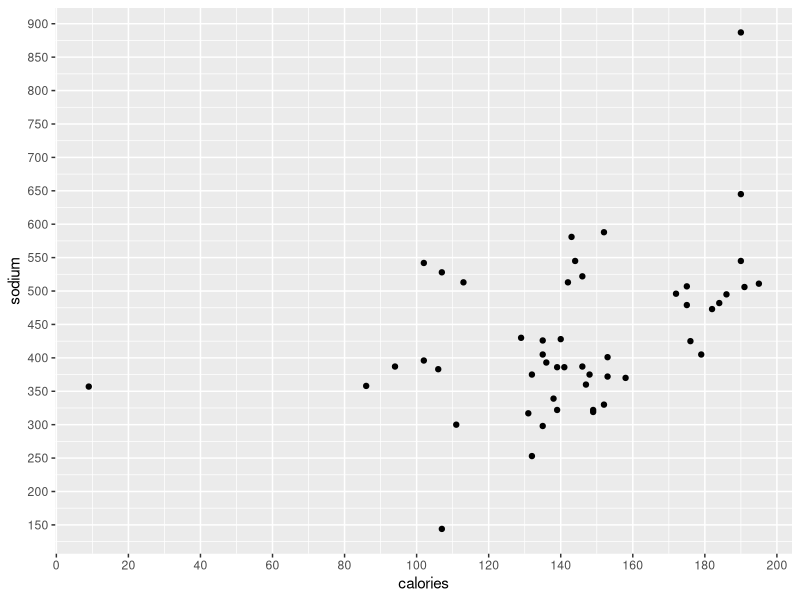
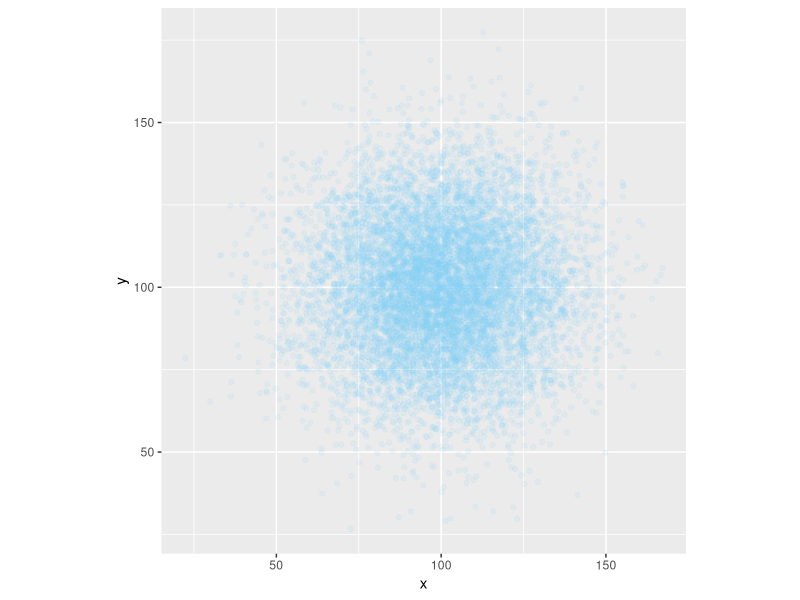
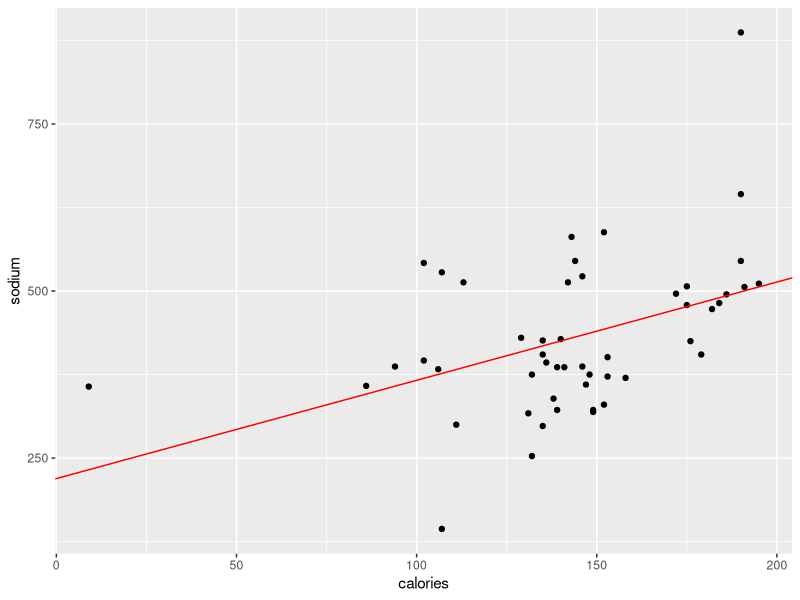

These figures' R source, in order:
## ---- chunk 1
library(tidyverse)
library(readxl) # считывание данных в формате Excel
library(stringr) # операции со строками
## ---- chunk 2
hotdogs <- read_excel('data/hotdogs.xlsx', sheet = 'data')
## ---- chunk 3
head(hotdogs, n = 5) # посмотрим первые 5 строк
## ---- chunk 4
str(hotdogs)
## ---- chunk 5
dim(hotdogs)
## ---- chunk 6
names(hotdogs)
## ---- chunk 7

names(hotdogs) <- str_to_lower(names(hotdogs))

head(hotdogs)
## ---- chunk 8
summary(hotdogs)
## ---- chunk 9

# Калорийность в исходных единицах (ккал):
hotdogs$calories

## ---- chunk 10
# Калорийность в кДж
round(hotdogs$calories * 4.184)

## ---- chunk 11
# Соотношение Na и калорийности:

hotdogs$sodium_ratio = hotdogs$sodium / hotdogs$calories

head(hotdogs)
## ---- chunk 12
high_sodium <- subset(hotdogs, sodium_ratio > 4 & type == 'Poultry')
high_sodium
## ---- chunk 13

high_sodium[ , c(1, 4)]

## ---- chunk 14

high_sodium[ , -c(2, 3)]

## ---- chunk 15

high_sodium[ , c('type', 'sodium_ratio')]

## ---- chunk 16

mean(hotdogs$sodium)

## ---- chunk 17

mean(hotdogs$sodium, na.rm = TRUE)

## ---- chunk 18

subset(hotdogs, is.na(sodium) | is.na(calories)) # можно не указывать sodium_ratio, т.к. он будет пустым если в любом из этих столбцов было NA
## ---- chunk 19

hotdogs_complete <- 
  subset(hotdogs, !is.na(sodium) & !is.na(calories))

# Размер исходной таблицы
dim(hotdogs)

# Размер очищенной таблицы
dim(hotdogs_complete)

## ---- chunk 20
complete.cases(hotdogs)
## ---- chunk 21

hotdogs_complete2 <- 
  subset(hotdogs, complete.cases(hotdogs))

dim(hotdogs_complete2)

## ---- chunk 22
min_sodium <- quantile(hotdogs_complete$sodium, 
                       probs = 0.025, 
                       na.rm = TRUE)
min_sodium

max_sodium <- quantile(hotdogs_complete$sodium, 
                       probs = 0.975, 
                       na.rm = TRUE)
max_sodium

hotdogs_complete$sodium_fixed <- 
  ifelse(hotdogs_complete$sodium > max_sodium, max_sodium, 
         ifelse(hotdogs_complete$sodium < min_sodium, min_sodium,
                hotdogs_complete$sodium))  
## ---- chunk 23
# Исходная переменная
summary(hotdogs_complete$sodium)

# Очищенная переменная
summary(hotdogs_complete$sodium_fixed)

## ---- chunk 24
#ggplot(data = hotdogs_complete) +
#  geom____(mapping = ())

## ---- chunk 25

## ---- chunk 26

my_probs <- c(0.1, 0.5, 0.9)
my_probs

## ---- chunk 27

quantile(hotdogs_complete$sodium_ratio, 
         probs = my_probs, 
         na.rm = TRUE)

## ---- chunk 28
quantile(hotdogs_complete$sodium_ratio, 
         probs = c(0.1, 0.5, 0.9), 
         na.rm = TRUE)

## ---- chunk 29
my_probs[1]
my_probs[c(1, 3)]
## ---- chunk 30

x_breaks <- seq(0, 200, by = 20)
y_breaks <- seq(0, 900, by = 50)

x_breaks


ggplot(data = hotdogs_complete,
       mapping = aes(x = calories, y = sodium)) +
  geom_point() +
  scale_x_continuous(breaks = x_breaks) +
  scale_y_continuous(breaks = y_breaks)

## ---- chunk 31

5:10

## ---- chunk 32

set.seed(12345) # инициализируем генератор случайных чисел для воспроизводимости
rx <- rnorm(n = 10000, mean = 100, sd = 20)
ry <- rnorm(n = 10000, mean = 100, sd = 20)

my_table <- tibble(x = rx, y = ry) # <имя столбца> = <имя вектора>

head(my_table)

ggplot(data = my_table, aes(x, y)) +
  geom_point(alpha = 0.1, color = 'lightskyblue') +
  coord_fixed() # одинаковый масштаб по x и y

## ---- chunk 33

inner_list <- list(11, 'A', TRUE)
inner_list

## ---- chunk 34
inner_list[2]

inner_list[[2]]
## ---- chunk 35

named_list <- list(first = inner_list, second = 1:5, third = pi)
named_list

## ---- chunk 36
names(named_list)
## ---- chunk 37
str(named_list)
## ---- chunk 38

named_list[['third']]

named_list$third
## ---- chunk 39

my_args <- list(from = 1, to = 10, by = 2)
seq(my_args)

## ---- chunk 40

# Полученная модель сохраняется в виде списка
m_sodium <- lm(sodium ~ calories, data = hotdogs_complete)

# Какие имена доступны
names(m_sodium)

## ---- chunk 41
# Получим вектор коэффициентов модели
m_sodium$coefficients

## ---- chunk 42
ggplot(data = hotdogs_complete,
       mapping = aes(x = calories, y = sodium)) +
  geom_point() +
  geom_abline(intercept = m_sodium$coefficients['(Intercept)'],
              slope = m_sodium$coefficients['calories'],
              color = 'red')

